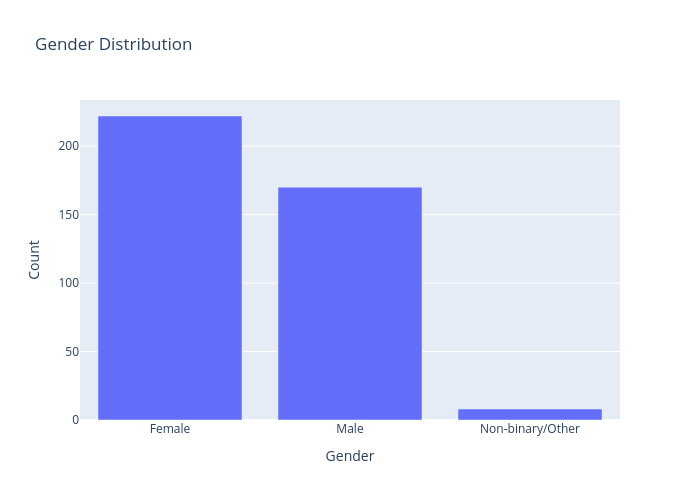

Notebook code cell kept with this figure:
### Markdown cell above
# Visualization

### Code cell
fig = px.bar(
    df['gender'].value_counts().reset_index(),
    x='index', y='gender',
    labels={'index':'Gender', 'gender':'Count'},
    title='Gender Distribution',
    height=500, width= 700)
fig.show()

### Figure 1 — Plotly figure (JSON) as saved in the notebook; plotly's stock layout.template omitted (floating-point values rounded to 4 significant figures)
{"data": [{"alignmentgroup": "True", "hovertemplate": "Gender=%{x}<br>Count=%{y}<extra></extra>", "legendgroup": "", "marker": {"color": "#636efa", "pattern": {"shape": ""}}, "name": "", "offsetgroup": "", "orientation": "v", "showlegend": false, "textposition": "auto", "type": "bar", "x": ["Female", "Male", "Non-binary/Other"], "xaxis": "x", "y": [222, 170, 8], "yaxis": "y"}], "layout": {"barmode": "relative", "height": 500, "legend": {"tracegroupgap": 0}, "title": {"text": "Gender Distribution"}, "width": 700, "xaxis": {"anchor": "y", "autorange": true, "domain": [0, 1], "range": [-0.5, 2.5], "title": {"text": "Gender"}, "type": "category"}, "yaxis": {"anchor": "x", "autorange": true, "domain": [0, 1], "range": [0, 233.7], "title": {"text": "Count"}, "type": "linear"}}}
